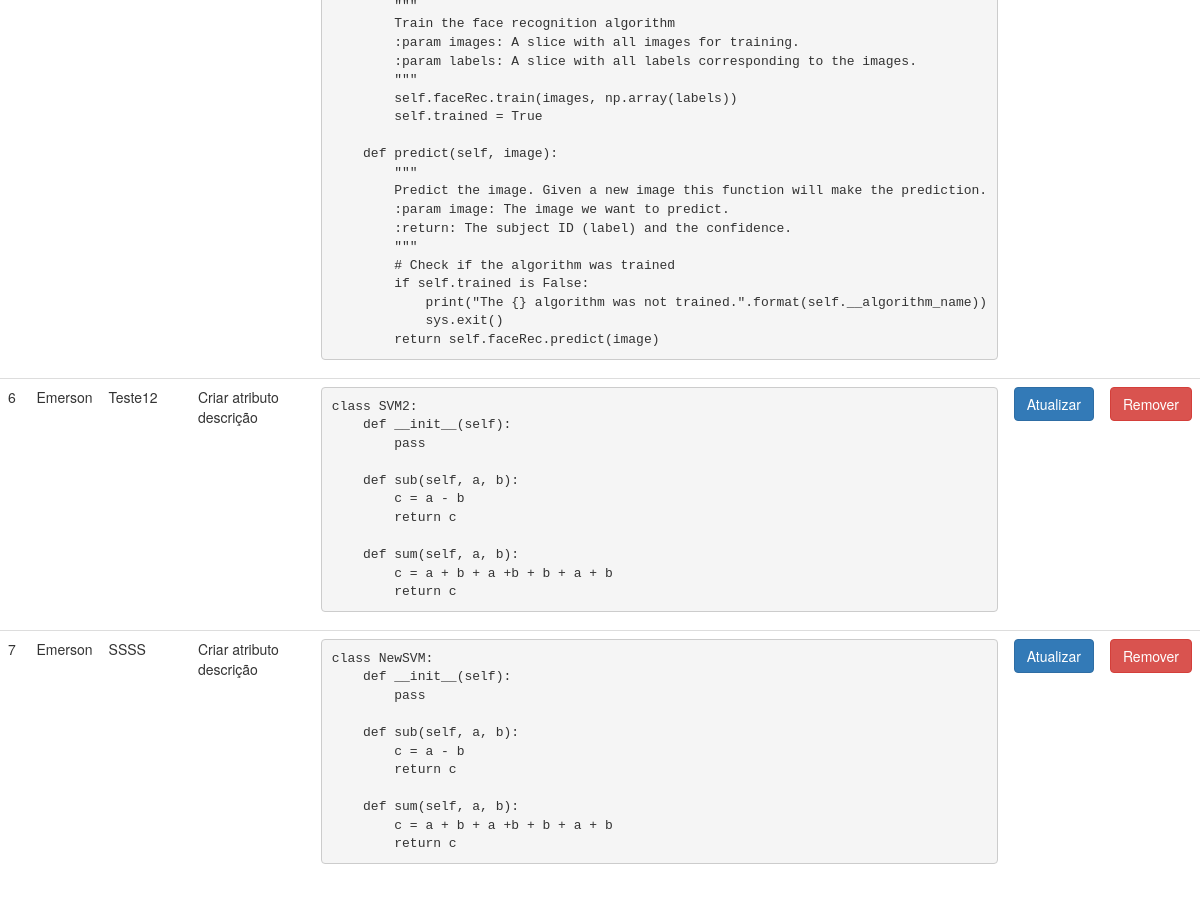
The page /listar-algoritmos (signed in, lower part) on the database as committed earlier.
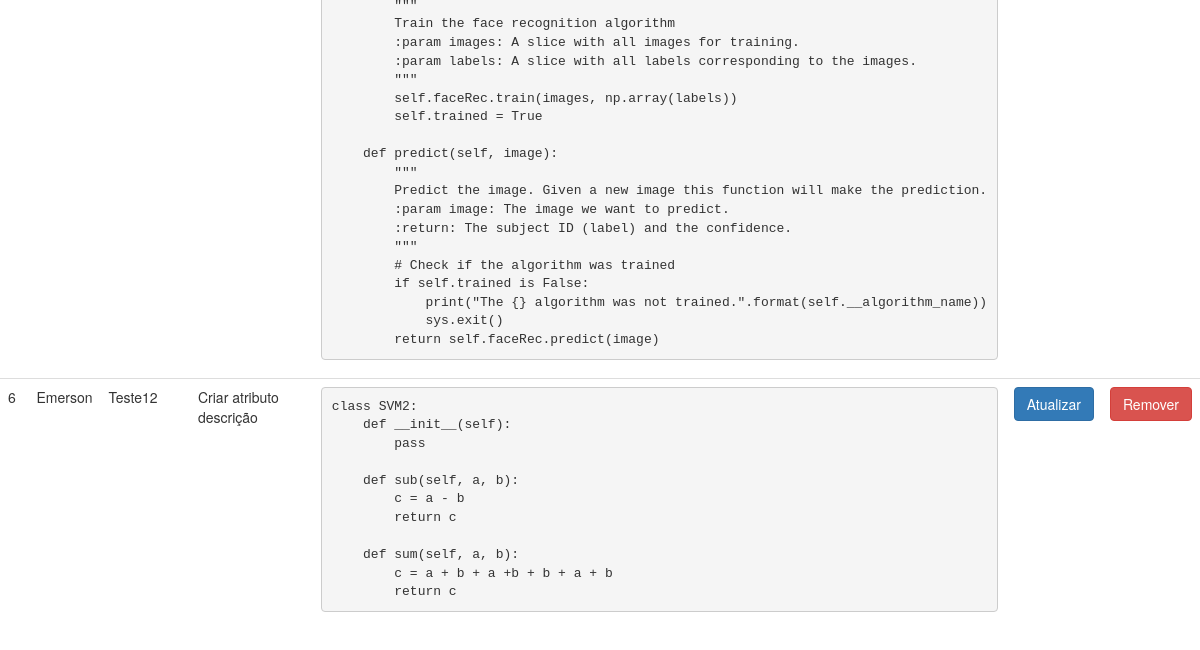
The same page on the database as committed later.
### app/models/tables.py (models this page shows, shortened)
class Algoritmo(db.Model):
    __tablename__= "algoritmos"
    id = db.Column(db.Integer, primary_key=True)
    nome = db.Column(db.String(20))
    algoritmo = db.Column(db.Text)
    usuario = db.Column(db.Integer, db.ForeignKey('usuarios.id'))

class Pessoa(db.Model):
    __tablename__ = "pessoas"
    id = db.Column(db.Integer, primary_key=True)
    nome = db.Column(db.String(50))

### app/controllers/default.py (the view)
@app.route('/listar-algoritmos', methods=['GET'])
def listar_algoritmos():
    if not current_user.get_id():
        return redirect(url_for('login'))
    algoritmos = Algoritmo.query.filter_by(usuario=current_user.get_id()).all()
    return render_template('algoritmo/listar-algoritmos.html', algoritmos=algoritmos)

### app/controllers/default.py (called while the page is built)
@login_manager.user_loader
def load_user(id):
    return Usuario.query.filter_by(id=id).first()

### app/models/tables.py (called while the page is built)
    def get_id(self):
        return str(self.id)

### app/templates/algoritmo/listar-algoritmos.html (shortened to what this page needs)
{% include 'base/head.html' %}
<div class="table-responsive">
    <form action="#">
        <table class="table">
            {% for a in algoritmos %}
            <tr>
                <td>
                    {{ a.id }}
                </td>
                <td>
                    {{ current_user.nome }}
                </td>
                <td>
                    {{ a.nome }}
                </td>
                <td>
                    Criar atributo descrição
                </td>
                <td>
                    <pre>{{ a.algoritmo }}</pre>
                </td>
                <td>
                    <a href="{{ url_for('atualizar_algoritmo', id=a.id)}}">
                        <button type="button" class="btn btn-primary" data-toggle="modal" data-target="#atualizarModalCenter">
                            Atualizar
                        </button>
                    </a>
                </td>
                <td>
                    <a href="{{ url_for('excluir_algoritmo', id=a.id)}}">
                        <button type="button" class="btn btn-danger" data-toggle="modal" data-target="#excluirModalCenter">
                            Remover
                        </button>
                    </a>
                </td>
            </tr>
            {% endfor %}
        </table>
    </form>
</div>
{% include 'base/footer.html' %}

### app/templates/base/head.html (shortened to what this page needs)
<!DOCTYPE html>
<html lang="pt-br">
    <head>
        <link rel="stylesheet" href="{{ url_for('static', filename='bootstrap/css/bootstrap.css') }}">
        <link rel="stylesheet" href="{{ url_for('static', filename='css/main.css') }}">
    </head>
    <body>

### app/templates/base/footer.html (shortened to what this page needs)
    </body>
</html>

Rows that differ between the two databases and show on the page:
removed Algoritmo: id "7", {{ current_user.nome }} "Emerson", nome "SSSS", algoritmo "class NewSVM: def __init__(self): pass def sub(self, a, b): c = a - b return c def sum(self, a, b): c = a + b + a +b + b + a + b return c"
